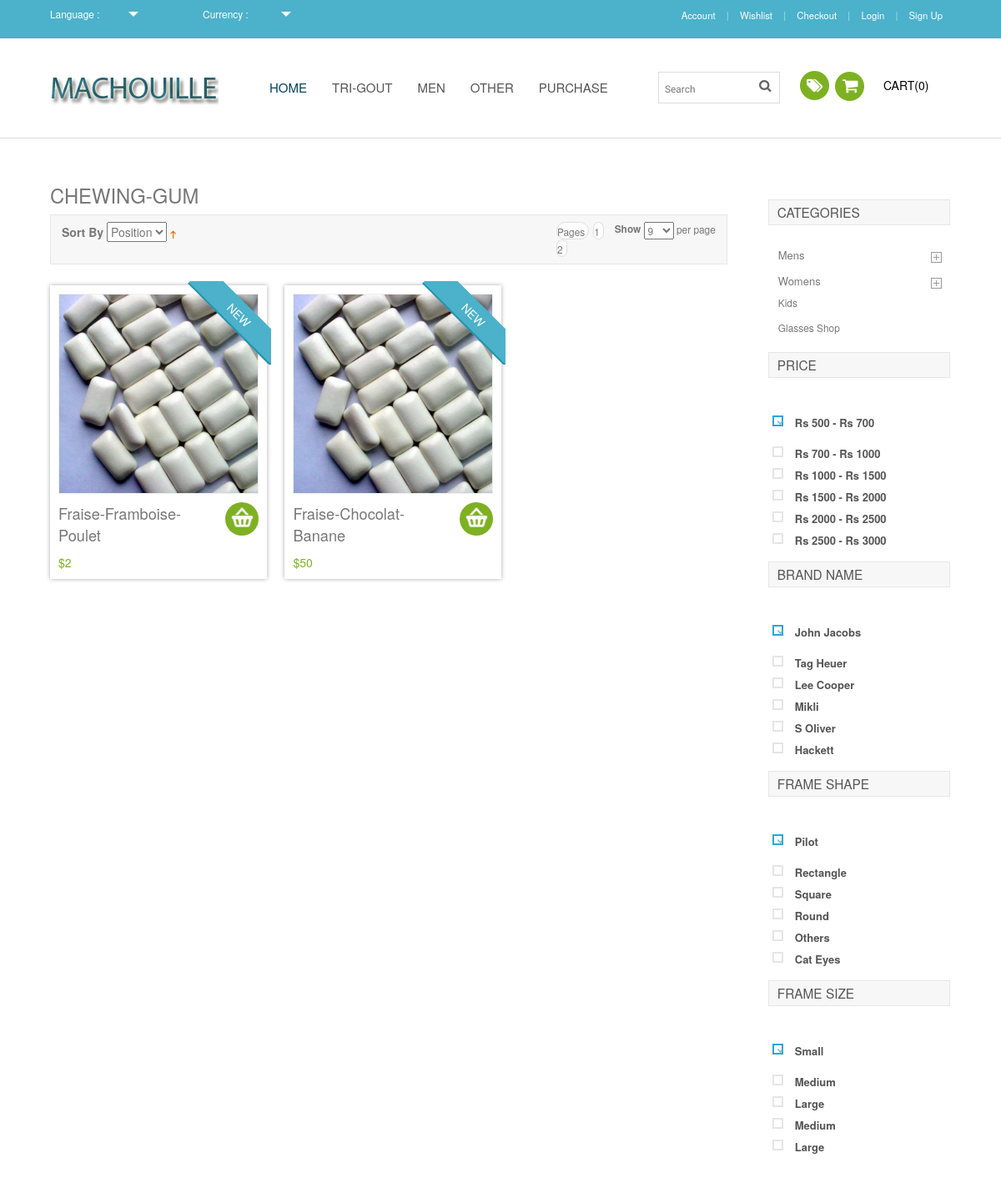
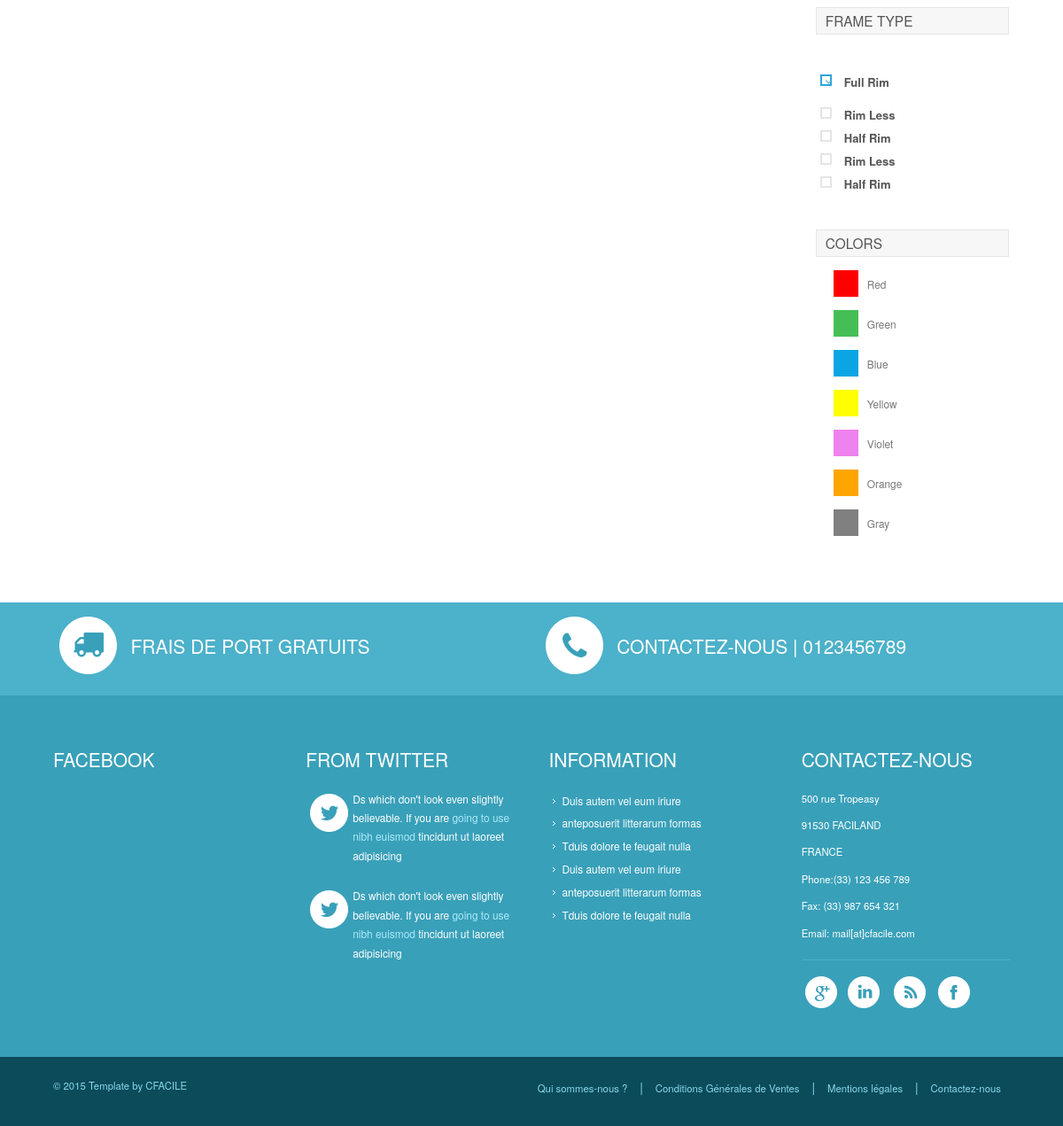
The app's page /products.php?category=tri-gout with its own data (2 pictures, top to bottom).
### tables this page shows
CREATE TABLE IF NOT EXISTS `product` (
  `id` int(11) NOT NULL AUTO_INCREMENT,
  `price` double NOT NULL,
  `name` varchar(100) NOT NULL,
  `category` int(11) NOT NULL DEFAULT '1',
  `img` varchar(40) DEFAULT NULL,
  `desc` text NOT NULL,
  PRIMARY KEY (`id`)
);

### classes/Database.class.php (called while the page is built, shortened)
<?php
		class Database
		{
			private $_link;
			public function __construct()
			{
				try
				{
					$this->_link = new PDO('mysql:host=127.0.0.1;dbname=machouille', "root", "");
					$this->_link->setAttribute(PDO::ATTR_ERRMODE, PDO::ERRMODE_EXCEPTION);
				}
				catch(PDOException $e)
				{
					 die('Database error : ' . $e->getMessage());
				}
			}
			public function prepare($str)
			{
				return $this->_link->prepare($str);
			}
		}
?>

### classes/Product.class.php (called while the page is built, shortened)
<?php
    require_once("Database.class.php");
    Class Product
    {
         private $_db;
        public function __construct()
        {
            $this->_db = new Database();
        }
        public function getByCategoryName($name){
            $data = $this->_db->prepare("SELECT product.name,product.price, product.id FROM product, productcategory WHERE product.category=productcategory.id And productcategory.name='" . $name . "'", true);
            $data->execute();
            $result = $data->fetchAll();
            if(empty($result))
                return false;
            else
            {
                return $result;
            }
        }
    }
?>

### classes/displayProducts.php (the view, shortened to what this page needs)
<?php
require_once("classes/Product.class.php");
$nbProductToDisplay = 10;
$productObject = new Product();
if(isset($category) && $category != "")
	$products = $productObject->getByCategoryName($category);
else if(isset($_GET['name']) && $_GET['name'] != "")
	$products = $productObject->getByName($_GET['name']);
else
	$products = $productObject->getAll();
?>
<?php
if($products)
for ($i=0; $i < $nbProductToDisplay && $i<count($products); $i++) {
	if($i%3 ==0) {
?>
		<div class="top-box">
<?php
	}
?>
 <div class="col_1_of_3 span_1_of_3">
   <a href=<?php echo 'single.php?id=' . $products[$i]['id'] ?>>
	<div class="inner_content clearfix">
		<div class="product_image">
			<img src="images/bb3.jpg" alt=""/>
		</div>
        <div class="sale-box"><span class="on_sale title_shop">New</span></div>
        <div class="price">
		   <div class="cart-left">
				<p class="title"><?php echo $products[$i]['name'] ?></p>
				<div class="price1">
				  <span class="actual">$<?php echo $products[$i]['price'] ?></span>
				</div>
			</div>
			<div class="cart-right"> </div>
		 </div>
       </div>
     </a>
	</div>
<?php
}
?>
</div>

### css/style.css (style rules this page uses)
html,body,div,span,applet,object,iframe,h1,h2,h3,h4,h5,h6,p,blockquote,pre,a,abbr,acronym,address,big,cite,code,del,dfn,em,img,ins,kbd,q,s,samp,small,strike,strong,sub,sup,tt,var,b,u,i,dl,dt,dd,ol,nav ul,nav li,fieldset,form,label,legend,table,caption,tbody,tfoot,thead,tr,th,td,article,aside,canvas,details,embed,figure,figcaption,footer,header,hgroup,menu,nav,output,ruby,section,summary,time,mark,audio,video { margin:0;padding:0;border:0;font-size:100%;font:inherit;vertical-align:baseline; }
img { max-width:100%; }
body { font-family: 'Exo 2', sans-serif; background:#fff; }
.span_1_of_3 { width:31.2%; -webkit-transition: all 0.4s ease; -moz-transition: all 0.4s ease; -o-transition: all 0.4s ease; transition: all 0.4s ease; }
.col_1_of_3 { display: block; float:left; margin: 1% 0 1% 2.6%; box-shadow:0 0 5px #aaa; -webkit-box-shadow:0 0 5px #aaa; -moz-box-shadow:0 0 5px #aaa; -o-box-shadow:0 0 5px #aaa; }
.col_1_of_3:first-child { margin-left: 0; }
.price { padding:10px 0 0 0; }
.inner_content { padding:10px; position: relative; }
.product_image img { display:block; border:1px solid #f0f0f0; }
.sale-box { height: 100px; right: -5px; overflow: hidden; position: absolute; text-align: center; top: -5px; width: 100px; }
.sale-box span.on_sale { background:#4cb1ca; color: #FFF; display: block; left: -9px; font-size:1em; padding: 5px 0; position: relative; text-align: center; top: 25px; -webkit-transform: rotate(45deg); -moz-transform: rotate(45deg); -ms-transform: rotate(45deg); -o-transform: rotate(45deg); transform: rotate(45deg); width: 140px; z-index: 2; text-transform:uppercase; border-bottom: 2px solid #2892AC; }
.cart-left { width:73.5%; float: left; margin-right: 2.6%; }
p.title { color: #777; font-size:1.3em; }
.cart-right { float: right; background: url(../images/cart2.png)2px 0px #7db122; border-radius: 100px; -webkit-border-radius: 100px; -moz-border-radius: 100px; -o-border-radius: 100px; width: 40px; height: 40px; text-align: center; cursor:pointer; }
.price1 { margin-top:10px; }
span.actual { color:#7db122; font-size:1em; }
.top-box { margin-bottom:2%; }

### records on screen
product: name "Fraise-Framboise-Poulet", price "2"
product: name "Fraise-Chocolat-Banane", price "50"
